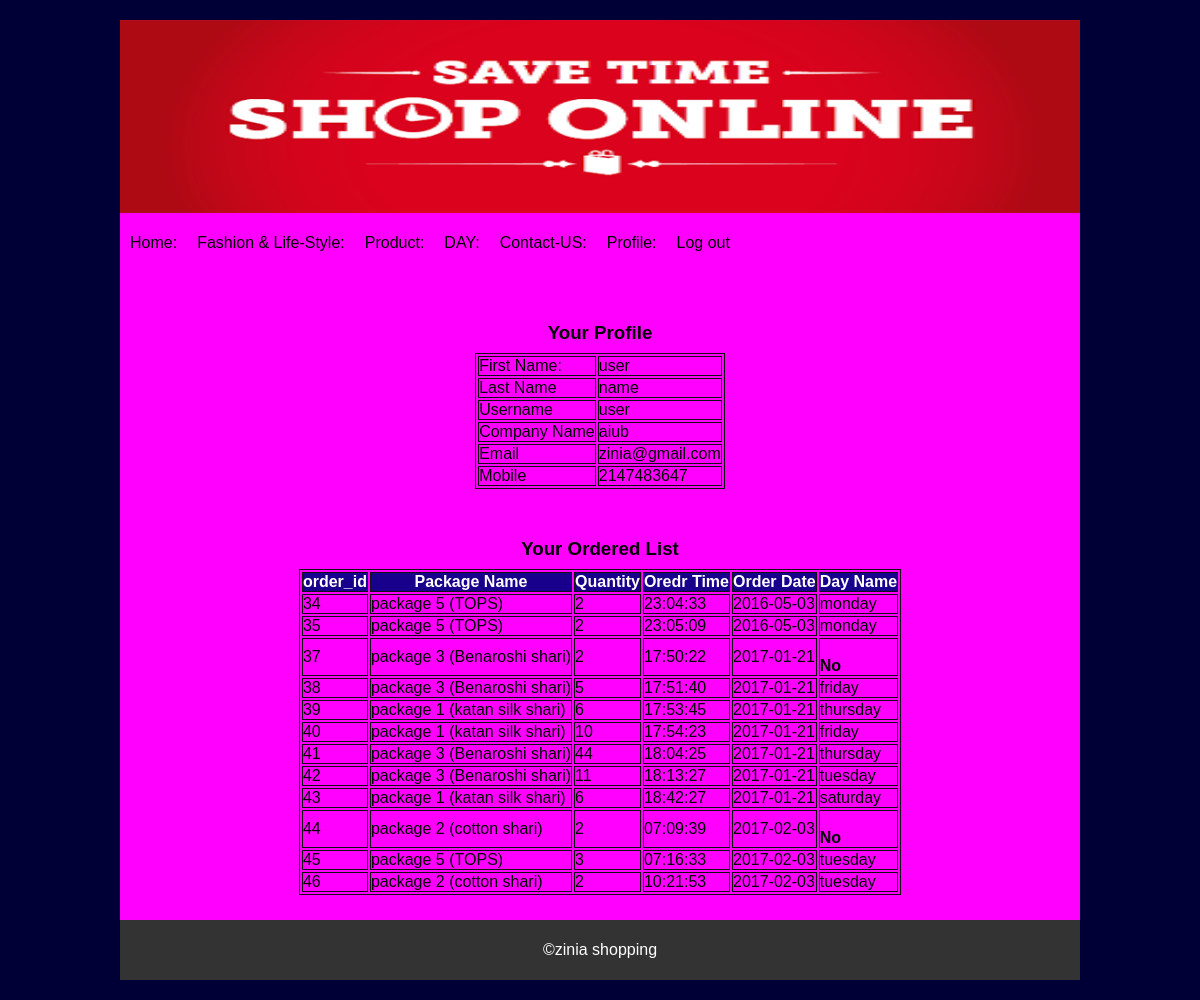
/user/user_profile.php (signed in), run on the app's committed database.
### tables this page shows
CREATE TABLE IF NOT EXISTS `registration` (
`id` int(10) NOT NULL,
  `username` varchar(30) NOT NULL,
  `fname` varchar(30) NOT NULL,
  `lname` varchar(30) NOT NULL,
  `password` varchar(50) NOT NULL,
  `cname` varchar(50) NOT NULL,
  `email` varchar(50) NOT NULL,
  `mobile` int(11) NOT NULL,
  `type` varchar(1) NOT NULL
);

CREATE TABLE IF NOT EXISTS `order` (
`order_id` int(11) NOT NULL,
  `username` varchar(30) NOT NULL,
  `cname` varchar(50) NOT NULL,
  `package_id` int(11) NOT NULL,
  `quantity` int(11) NOT NULL,
  `day_name` varchar(11) NOT NULL,
  `order_date` date NOT NULL,
  `order_time` time DEFAULT NULL
);

CREATE TABLE IF NOT EXISTS `package` (
`package_id` int(11) NOT NULL,
  `package_name` varchar(50) NOT NULL,
  `package_price` double(10,2) NOT NULL,
  `img` varchar(50) NOT NULL,
  `time` time NOT NULL DEFAULT '00:00:00'
);

### user/user_profile.php (the view, shortened to what this page needs)
<?php
if(!isset($_SESSION['sess_user']) || $_SESSION['sess_user']!='user')
{
	header("location:../login.php");
}
else{
	$user=$_SESSION['sess_user'];
?>
<html>
<head>
	<link rel="stylesheet" type="text/css" href="style.css" media="all" />
	<link rel="stylesheet" type="text/css" href="css/bar/bar.css"/>
	<link rel="stylesheet" type="text/css" href="css/dark/dark.css"/>
	<link rel="stylesheet" type="text/css" href="css/default/default.css"/>
	<link rel="stylesheet" type="text/css" href="css/light/light.css"/>
	<link rel="stylesheet" type="text/css" href="css/nivo-slider.css"/>
</head>
<body>
       <div class="main">
		<div class="header">
			<img src="images/shop.jpg" alt="header image can not found"/>
		</div>
		<div class="main-menu">
			<ul>
				<li> <a href="home_user.php">Home:</a> </li>
				<li> <a href="user_package.php">Fashion & Life-Style: </a> </li>
				<li> <a href="ordersystem.php">Product: </a> </li>
				<li> <a href="ordermodel.php">DAY:</a> </li>
				<li> <a href="contact-us.php">Contact-US:</a> </li>
				<li> <a href="user_profile.php">Profile:</a> </li>
				<li> <a href="logout.php">Log out</a> </li>
			</ul>
		</div>
		<div class="slider" align="center">
					<?php
		$query=mysql_query("SELECT * FROM registration WHERE username='".$user."'");
			while($row=mysql_fetch_array($query))
			{
	?>
	<h3>Your Profile</h3>
		<table bordercolor="#111" border="1">
                    <tr>
						<td> First Name:</td>
						<td><span><?php echo $row['fname'];?></span></td>
					</tr>
					<tr>
						<td> Last Name</td>
						<td><span><?php echo $row['lname'];?></span></td>
					</tr>
					<tr>
						<td> Username</td>
						<td><span ><?php echo $row['username'];?></span></td>
					</tr>
					<tr>
						<td> Company Name</td>
						<td><span ><?php echo $row['cname'];?></span></td>
					</tr><tr>
						<td> Email</td>
						<td><span><?php echo $row['email'];?></span></td>
					</tr>
					<tr>
						<td> Mobile</td>
						<td><span><?php echo $row['mobile'];?></span></td>
					</tr>
			</table>
		<?php
			}
		?>
		<div>
			<h3>Your Ordered List</h3>
			<table bordercolor="#111" border="1">
				<tr style="background-color: rgba(0, 0, 128, .9); color: #fff;">
					<td align="center"><strong>order_id</strong></td>
					<td align="center"><strong>Package Name</strong></td>
					<td align="center"><strong>Quantity</strong></td>
					<td align="center"><strong>Oredr Time</strong></td>
					<td align="center" ><strong>Order Date</strong></td>
					<td align="center" ><strong>Day Name</strong></td>
				</tr>
							<?php
								$query1=mysql_query("SELECT * FROM `order` inner JOIN package ON `order`.package_id=package.package_id where `order`.username='".$user."'");
								while($row1=mysql_fetch_array($query1))
								{
							?>
							<tr>
							    <td><?php echo $row1['order_id'];?></td>
								<td><?php echo $row1['package_name'];?></td>
								<td><?php echo $row1['quantity'];?></td>
								<td><?php echo $row1['order_time'];?></td>
								<td><?php echo $row1['order_date'];?></td>
								<td><?php echo $row1['day_name'];?></td>
							</tr>
							<?php
								}
							?>
						</table>
	<div class="footer">
				<p>&copy;zinia shopping</p>
		</div>
	</div>
</div>
</body>
</html>
<?php
}
?>

### user/style.css (style rules this page uses)
* { margin:0;padding:0 }
body { font-family:Arial;font-size:16px;line-height:40px;color:#000;background:url(images/body.jpg)repeat fixed #ddd }
.main { background:magenta;width:960px;margin:20px auto;display:block;overflow:hidden; }
.header img { width:960px;height:193px }
.main-menu { display:block;overflow:hidden;width:960px; }
.main-menu ul li { float:left; }
.main-menu ul { list-style:none }
.main-menu ul li a { display:block;padding:10px;color:#000;text-decoration:none }
.slider { display:block;overflow:hidden }
.footer { background:#333;color:#fff;margin-top:25px;padding:10px }

### data on the page
registration: fname "user", lname "name", username "user", cname "aiub", email "zinia@gmail.com", mobile "2147483647"
order: order_id "34", package.package_name "package 5 (TOPS)", quantity "2", order_time "23:04:33", order_date "2016-05-03", day_name "monday"
order: order_id "35", package.package_name "package 5 (TOPS)", quantity "2", order_time "23:05:09", order_date "2016-05-03", day_name "monday"
order: order_id "37", package.package_name "package 3 (Benaroshi shari)", quantity "2", order_time "17:50:22", order_date "2017-01-21", day_name "No"
order: order_id "38", package.package_name "package 3 (Benaroshi shari)", quantity "5", order_time "17:51:40", order_date "2017-01-21", day_name "friday"
order: order_id "39", package.package_name "package 1 (katan silk shari)", quantity "6", order_time "17:53:45", order_date "2017-01-21", day_name "thursday"
order: order_id "40", package.package_name "package 1 (katan silk shari)", quantity "10", order_time "17:54:23", order_date "2017-01-21", day_name "friday"
order: order_id "41", package.package_name "package 3 (Benaroshi shari)", quantity "44", order_time "18:04:25", order_date "2017-01-21", day_name "thursday"
order: order_id "42", package.package_name "package 3 (Benaroshi shari)", quantity "11", order_time "18:13:27", order_date "2017-01-21", day_name "tuesday"
order: order_id "43", package.package_name "package 1 (katan silk shari)", quantity "6", order_time "18:42:27", order_date "2017-01-21", day_name "saturday"
order: order_id "44", package.package_name "package 2 (cotton shari)", quantity "2", order_time "07:09:39", order_date "2017-02-03", day_name "No"
order: order_id "45", package.package_name "package 5 (TOPS)", quantity "3", order_time "07:16:33", order_date "2017-02-03", day_name "tuesday"
order: order_id "46", package.package_name "package 2 (cotton shari)", quantity "2", order_time "10:21:53", order_date "2017-02-03", day_name "tuesday"
